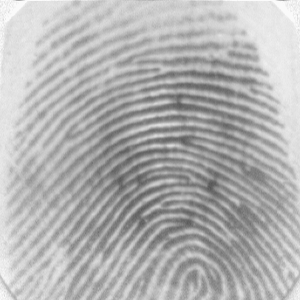
#> input picture database/101_1.tif, 300 x 300 px, found by its file name
$ python app.py   (older library calls are emulated)
#> lines starting #> are read from the running program, lines starting #| are printed output that depends on the picture; after the words box and inside, x2 and y2 are one past the last pixel; in counts of white or black regions, pixels touching at a corner belong together; pictures that were not available may be replaced by others from this repository, and a replacement may not be noted
### create_users.py
from os import listdir
import cv2
from user import User
from comparing import get_descriptors


def create_user(file_name, image):
    name_without_type = file_name.split(".")[0]
    arr_name = list(map(int, name_without_type.split("_")))
    if len(arr_name) == 3:
        user = User(arr_name[0], arr_name[1], arr_name[2], get_descriptors(image))
        print("user {} created". format(user.user_id))
        return user
    else:
        return User(arr_name[0], 0, arr_name[1], get_descriptors(image))


def make(path):
#> called with path = 'fingers/probe/crossMatchDB'
    file_names = listdir(path)
    return list(map(lambda f: create_user(f, cv2.imread(path + "/" + f, cv2.IMREAD_GRAYSCALE)), file_names))
#> in create_user, `name_without_type = file_name.split(".")[0]`: name_without_type = '101_1'
#> in create_user, `arr_name = list(map(int, name_without_type.split("_")))`: arr_name = [101, 1]

### comparing.py
import cv2
import numpy
import matplotlib.pyplot as plt
from enhance import image_enhance
# from skimage.morphology import skeletonize
import functools
from compare_result import Compare_result
import time


# [29 lines left out: function removedot, not called in this run]


def get_descriptors(img):
    clahe = cv2.createCLAHE(clipLimit=2.0, tileGridSize=(8,8))
    img = clahe.apply(img)
    # start_time = time.time()
    img = image_enhance.crop_image(img, 350)
    img = numpy.array(img, dtype=numpy.uint8)
    # print("{} time apply enchance".format(time.time() - start_time))
    # Threshold
    ret, img = cv2.threshold(img, 127, 255, cv2.THRESH_BINARY_INV | cv2.THRESH_OTSU);
    # Normalize to 0 and 1 range
    img[img == 255] = 1

    #Thinning
    # skeleton = skeletonize(img)
    # skeleton = numpy.array(skeleton, dtype=numpy.uint8)
    # skeleton = removedot(skeleton)
    # Harris corners
    harris_corners = cv2.cornerHarris(img, 3, 3, 0.04)
    harris_normalized = cv2.normalize(harris_corners, 0, 255, norm_type=cv2.NORM_MINMAX, dtype=cv2.CV_32FC1)
    threshold_harris = 125
    # Extract keypoints
    keypoints = []
    for x in range(0, harris_normalized.shape[0]):
        for y in range(0, harris_normalized.shape[1]):
            if harris_normalized[x][y] > threshold_harris:
                keypoints.append(cv2.KeyPoint(y, x, 1))
    # Define descriptor
    orb = cv2.ORB_create()
    # Compute descriptors
    _, des = orb.compute(img, keypoints)
    return (keypoints, des);


def compare(probe, standard, threshold, need_plot=False):
    # image_name = sys.argv[1]
    kp1, des1 = probe.image  # get_descriptors(probe_image)
    # image_name = sys.argv[2]
    kp2, des2 = standard.image  # get_descriptors(standard_image)

    # Matching between descriptors
    bf = cv2.BFMatcher(cv2.NORM_HAMMING, crossCheck=True)
    matches = sorted(bf.match(des1, des2), key=lambda match: match.distance)

    if need_plot:
        # Plot keypoints
        img4 = cv2.drawKeypoints(probe.image, kp1, outImage=None)
        img5 = cv2.drawKeypoints(standard.image, kp2, outImage=None)
        f, axarr = plt.subplots(1, 2)
        axarr[0].imshow(img4)
        axarr[1].imshow(img5)
        plt.show()
        # Plot matches
        img3 = cv2.drawMatches(probe.image, kp1, standard.image, kp2, matches, flags=2, outImg=None)
        plt.imshow(img3)
        plt.show()

    # Calculate score
    score = 0
    for match in matches:
        score += match.distance
    result = score/len(matches) < threshold
    user_match = probe.user_id == standard.user_id and probe.finger_id == standard.finger_id

    if result:
        if user_match:
            return lambda cr: Compare_result(
                true_positive=cr.true_positive + 1,
                false_positive=cr.false_positive,
                true_negative=cr.true_negative,
                false_negative=cr.false_negative)
        else:
            return lambda cr: Compare_result(
                true_positive=cr.true_positive,
                false_positive=cr.false_positive + 1,
                true_negative=cr.true_negative,
                false_negative=cr.false_negative)
    else:
        if user_match:
            return lambda cr: Compare_result(
                true_positive=cr.true_positive,
                false_positive=cr.false_positive,
                true_negative=cr.true_negative,
                false_negative=cr.false_negative + 1)
        else:
            return lambda cr: Compare_result(
                true_positive=cr.true_positive,
                false_positive=cr.false_positive,
                true_negative=cr.true_negative + 1,
                false_negative=cr.false_negative)


def fold_funcs(list_func):
    return functools.reduce(lambda acc, f: f(acc), list_func, Compare_result(0, 0, 0, 0))


def func_fold(acc, res):
    return Compare_result(
        true_positive=acc.true_positive + res.true_positive,
        false_positive=acc.false_positive + res.false_positive,
        true_negative=acc.true_negative + res.true_negative,
        false_negative=acc.false_negative + res.false_negative)


def fold_results(list_cr):
    return functools.reduce(func_fold, list_cr, Compare_result(0, 0, 0, 0))


def compare_one_with_n(probe, list_standard, threshold=40):
    return fold_funcs(list(map(lambda standard: compare(probe, standard, threshold), list_standard)))

### enhance/image_enhance.py
# -*- coding: utf-8 -*-
"""
Created on Mon Apr 18 22:50:30 2016

@author: utkarsh
"""
import numpy as np
import scipy
import scipy.ndimage
from enhance.ridge_segment import ridge_segment
from enhance.ridge_orient import ridge_orient
from enhance.ridge_freq import ridge_freq
from enhance.ridge_filter import ridge_filter


def crop_image(img, width=300):
#> called with width = 350
    rows, cols = np.shape(img)
    aspect_ratio = np.double(rows)/np.double(cols)
    new_rows = width             # randomly selected number
    new_cols = new_rows/aspect_ratio

    img = scipy.misc.imresize(img, (np.int(new_rows), np.int(new_cols)))
#> img: shape (350, 350)
    return image_enhance(img)


def image_enhance(img):
    blksze = 16;
    thresh = 0.1;
    normim,mask = ridge_segment(img,blksze,thresh);             # normalise the image and find a ROI

    gradientsigma = 1;
    blocksigma = 7;
    orientsmoothsigma = 7;
    orientim = ridge_orient(normim, gradientsigma, blocksigma, orientsmoothsigma);              # find orientation of every pixel

    blksze = 38;
    windsze = 5;
    minWaveLength = 5;
    maxWaveLength = 15;
    freq,medfreq = ridge_freq(normim, mask, orientim, blksze, windsze, minWaveLength,maxWaveLength);    #find the overall frequency of ridges

    freq = medfreq*mask;
    kx = 0.65;ky = 0.65;
    newim = ridge_filter(normim, orientim, freq, kx, ky);       # create gabor filter and do the actual filtering


    #th, bin_im = cv2.threshold(np.uint8(newim),0,255,cv2.THRESH_BINARY);
    return(newim < -3)

### enhance/ridge_segment.py
# -*- coding: utf-8 -*-
"""
Created on Mon Apr 18 23:04:30 2016

@author: utkarsh
"""


# RIDGESEGMENT - Normalises fingerprint image and segments ridge region
#
# Function identifies ridge regions of a fingerprint image and returns a
# mask identifying this region.  It also normalises the intesity values of
# the image so that the ridge regions have zero mean, unit standard
# deviation.
#
# This function breaks the image up into blocks of size blksze x blksze and
# evaluates the standard deviation in each region.  If the standard
# deviation is above the threshold it is deemed part of the fingerprint.
# Note that the image is normalised to have zero mean, unit standard
# deviation prior to performing this process so that the threshold you
# specify is relative to a unit standard deviation.
#
# Usage:   [normim, mask, maskind] = ridgesegment(im, blksze, thresh)
#
# Arguments:   im     - Fingerprint image to be segmented.
#              blksze - Block size over which the the standard
#                       deviation is determined (try a value of 16).
#              thresh - Threshold of standard deviation to decide if a
#                       block is a ridge region (Try a value 0.1 - 0.2)
#
# Returns:     normim - Image where the ridge regions are renormalised to
#                       have zero mean, unit standard deviation.
#              mask   - Mask indicating ridge-like regions of the image,
#                       0 for non ridge regions, 1 for ridge regions.
#              maskind - Vector of indices of locations within the mask.
#
# Suggested values for a 500dpi fingerprint image:
#
#   [normim, mask, maskind] = ridgesegment(im, 16, 0.1)
#
# See also: RIDGEORIENT, RIDGEFREQ, RIDGEFILTER

### REFERENCES

# Peter Kovesi
# School of Computer Science & Software Engineering
# The University of Western Australia
# pk at csse uwa edu au
# http://www.csse.uwa.edu.au/~pk


import numpy as np

def normalise(img,mean,std):
    normed = (img - np.mean(img))/(np.std(img));
    return(normed)

def ridge_segment(im,blksze,thresh):

#> called with blksze = 16, thresh = 0.1
    rows,cols = im.shape;

    im = normalise(im,0,1);    # normalise to get zero mean and unit standard deviation


    new_rows =  np.int(blksze * np.ceil((np.float(rows))/(np.float(blksze))))
    new_cols =  np.int(blksze * np.ceil((np.float(cols))/(np.float(blksze))))

    padded_img = np.zeros((new_rows,new_cols));
    stddevim = np.zeros((new_rows,new_cols));

    padded_img[0:rows][:,0:cols] = im;

    for i in range(0,new_rows,blksze):
        for j in range(0,new_cols,blksze):
            block = padded_img[i:i+blksze][:,j:j+blksze];

            stddevim[i:i+blksze][:,j:j+blksze] = np.std(block)*np.ones(block.shape)
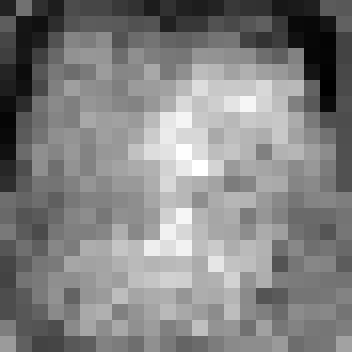
#> stddevim: shape (352, 352) float64; min 0.076, max 1.33, mean 0.717; drawn with min black and max white

    stddevim = stddevim[0:rows][:,0:cols]
#> stddevim: shape (350, 350) float64

    mask = stddevim > thresh;
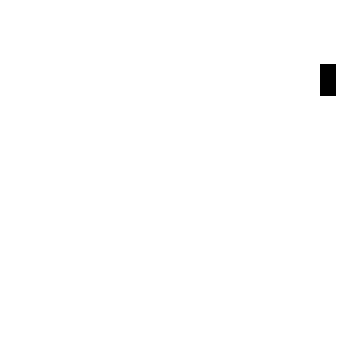
#> mask: shape (350, 350) bool; 99.6% white; 1 black region, box (x1, y1, x2, y2) and area: (320, 64, 336, 96) 512

    mean_val = np.mean(im[mask]);
#> mean_val = -0.00613

    std_val = np.std(im[mask]);
#> std_val = 0.998

    normim = (im - mean_val)/(std_val);

    return(normim,mask)

### enhance/ridge_orient.py
# -*- coding: utf-8 -*-
"""
Created on Tue Apr 19 11:31:54 2016

@author: utkarsh
"""

# RIDGEORIENT - Estimates the local orientation of ridges in a fingerprint
#
# Usage:  [orientim, reliability, coherence] = ridgeorientation(im, gradientsigma,...
#                                             blocksigma, ...
#                                             orientsmoothsigma)
#
# Arguments:  im                - A normalised input image.
#             gradientsigma     - Sigma of the derivative of Gaussian
#                                 used to compute image gradients.
#             blocksigma        - Sigma of the Gaussian weighting used to
#                                 sum the gradient moments.
#             orientsmoothsigma - Sigma of the Gaussian used to smooth
#                                 the final orientation vector field.
#                                 Optional: if ommitted it defaults to 0
#
# Returns:    orientim          - The orientation image in radians.
#                                 Orientation values are +ve clockwise
#                                 and give the direction *along* the
#                                 ridges.
#             reliability       - Measure of the reliability of the
#                                 orientation measure.  This is a value
#                                 between 0 and 1. I think a value above
#                                 about 0.5 can be considered 'reliable'.
#                                 reliability = 1 - Imin./(Imax+.001);
#             coherence         - A measure of the degree to which the local
#                                 area is oriented.
#                                 coherence = ((Imax-Imin)./(Imax+Imin)).^2;
#
# With a fingerprint image at a 'standard' resolution of 500dpi suggested
# parameter values might be:
#
#    [orientim, reliability] = ridgeorient(im, 1, 3, 3);
#
# See also: RIDGESEGMENT, RIDGEFREQ, RIDGEFILTER

### REFERENCES

# May 2003      Original version by Raymond Thai,
# January 2005  Reworked by Peter Kovesi
# October 2011  Added coherence computation and orientsmoothsigma made optional
#
# School of Computer Science & Software Engineering
# The University of Western Australia
# pk at csse uwa edu au
# http://www.csse.uwa.edu.au/~pk


import numpy as np
import cv2
from scipy import ndimage
from scipy import signal


def ridge_orient(im, gradientsigma, blocksigma, orientsmoothsigma):
    # rows, cols = im.shape
    # Calculate image gradients.
#> called with gradientsigma = 1, blocksigma = 7, orientsmoothsigma = 7
    sze = np.fix(6 * gradientsigma)
    if np.remainder(sze, 2) == 0:
        sze = sze + 1
    gauss = cv2.getGaussianKernel(np.int(sze), gradientsigma)
    f = gauss * gauss.T

    fy, fx = np.gradient(f)  # Gradient of Gaussian

    # Gx = ndimage.convolve(np.double(im),fx);
    # Gy = ndimage.convolve(np.double(im),fy);

    Gx = signal.convolve2d(im, fx, mode='same')
    Gy = signal.convolve2d(im, fy, mode='same')

    Gxx = np.power(Gx, 2)
    Gyy = np.power(Gy, 2)
    Gxy = Gx * Gy

    # Now smooth the covariance data to perform a weighted summation of the data.

    sze = np.fix(6 * blocksigma)

    gauss = cv2.getGaussianKernel(np.int(sze), blocksigma)
    f = gauss * gauss.T

    Gxx = ndimage.convolve(Gxx, f)
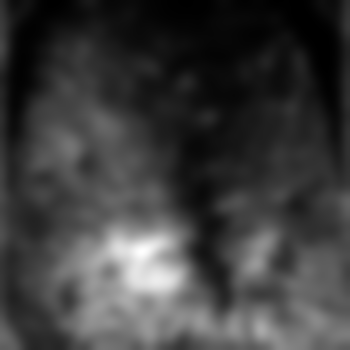
#> Gxx: shape (350, 350) float64; min 0.000821, max 0.18, mean 0.044; drawn with min black and max white
    Gyy = ndimage.convolve(Gyy, f)
    Gxy = 2 * ndimage.convolve(Gxy, f)
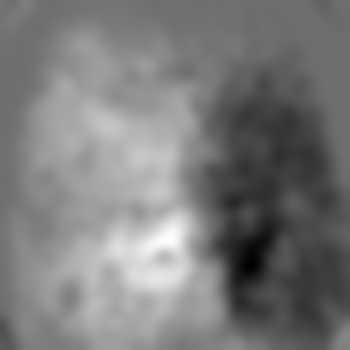
#> Gxy: shape (350, 350) float64; min -0.241, max 0.314, mean 0.0269; drawn with min black and max white

    # Analytic solution of principal direction
    denom = np.sqrt(np.power(Gxy, 2) + np.power((Gxx - Gyy), 2)) + np.finfo(float).eps
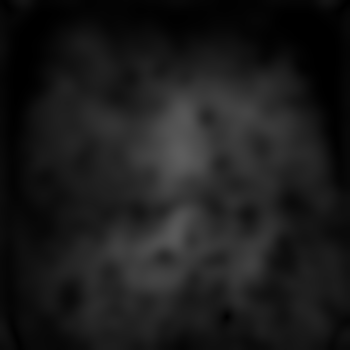
#> denom: shape (350, 350) float64; min 0.000416, max 0.365, mean 0.11

    sin2theta = Gxy / denom  # Sine and cosine of doubled angles
    cos2theta = (Gxx - Gyy) / denom

    if orientsmoothsigma:
        sze = np.fix(6 * orientsmoothsigma);
        if np.remainder(sze, 2) == 0:
            sze = sze + 1;
        gauss = cv2.getGaussianKernel(np.int(sze), orientsmoothsigma);
        f = gauss * gauss.T;
        cos2theta = ndimage.convolve(cos2theta, f)  # Smoothed sine and cosine of
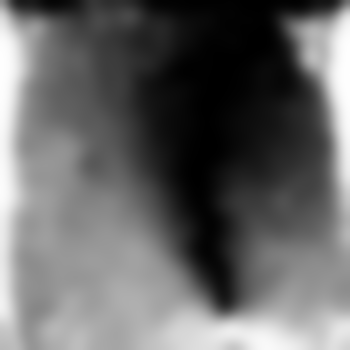
#> cos2theta: shape (350, 350) float64; min -0.994, max 0.999, mean -0.192; drawn with min black and max white
        sin2theta = ndimage.convolve(sin2theta, f)  # doubled angles
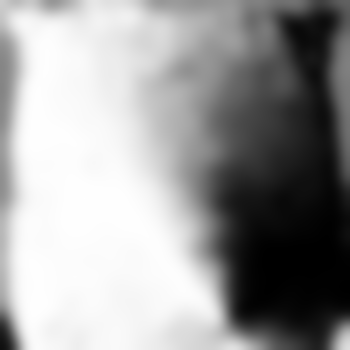
#> sin2theta: shape (350, 350) float64; min -0.998, max 0.999, mean 0.232; drawn with min black and max white

    return np.pi / 2 + np.arctan2(sin2theta, cos2theta) / 2
#> (the rest of the program and of its run is left out)
